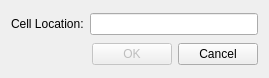
<?xml version="1.0" encoding="UTF-8"?>
<ui version="4.0">
 <class>GoToCellDialog</class>
 <widget class="QWidget" name="GoToCellDialog">
  <property name="geometry">
   <rect>
    <x>0</x>
    <y>0</y>
    <width>269</width>
    <height>78</height>
   </rect>
  </property>
  <property name="windowTitle">
   <string>Go to Cell</string>
  </property>
  <layout class="QVBoxLayout" name="verticalLayout">
   <item>
    <layout class="QHBoxLayout" name="horizontalLayout">
     <item>
      <widget class="QLabel" name="label">
       <property name="text">
        <string>Cell Location:</string>
       </property>
      </widget>
     </item>
     <item>
      <widget class="QLineEdit" name="lineEdit"/>
     </item>
    </layout>
   </item>
   <item>
    <layout class="QHBoxLayout" name="horizontalLayout_2">
     <item>
      <spacer name="horizontalSpacer">
       <property name="orientation">
        <enum>Qt::Horizontal</enum>
       </property>
       <property name="sizeHint" stdset="0">
        <size>
         <width>40</width>
         <height>20</height>
        </size>
       </property>
      </spacer>
     </item>
     <item>
      <widget class="QPushButton" name="okButton">
       <property name="enabled">
        <bool>false</bool>
       </property>
       <property name="text">
        <string>OK</string>
       </property>
       <property name="default">
        <bool>true</bool>
       </property>
      </widget>
     </item>
     <item>
      <widget class="QPushButton" name="cancelButton">
       <property name="text">
        <string>Cancel</string>
       </property>
      </widget>
     </item>
    </layout>
   </item>
  </layout>
 </widget>
 <tabstops>
  <tabstop>lineEdit</tabstop>
  <tabstop>okButton</tabstop>
  <tabstop>cancelButton</tabstop>
 </tabstops>
 <resources/>
 <connections/>
</ui>
